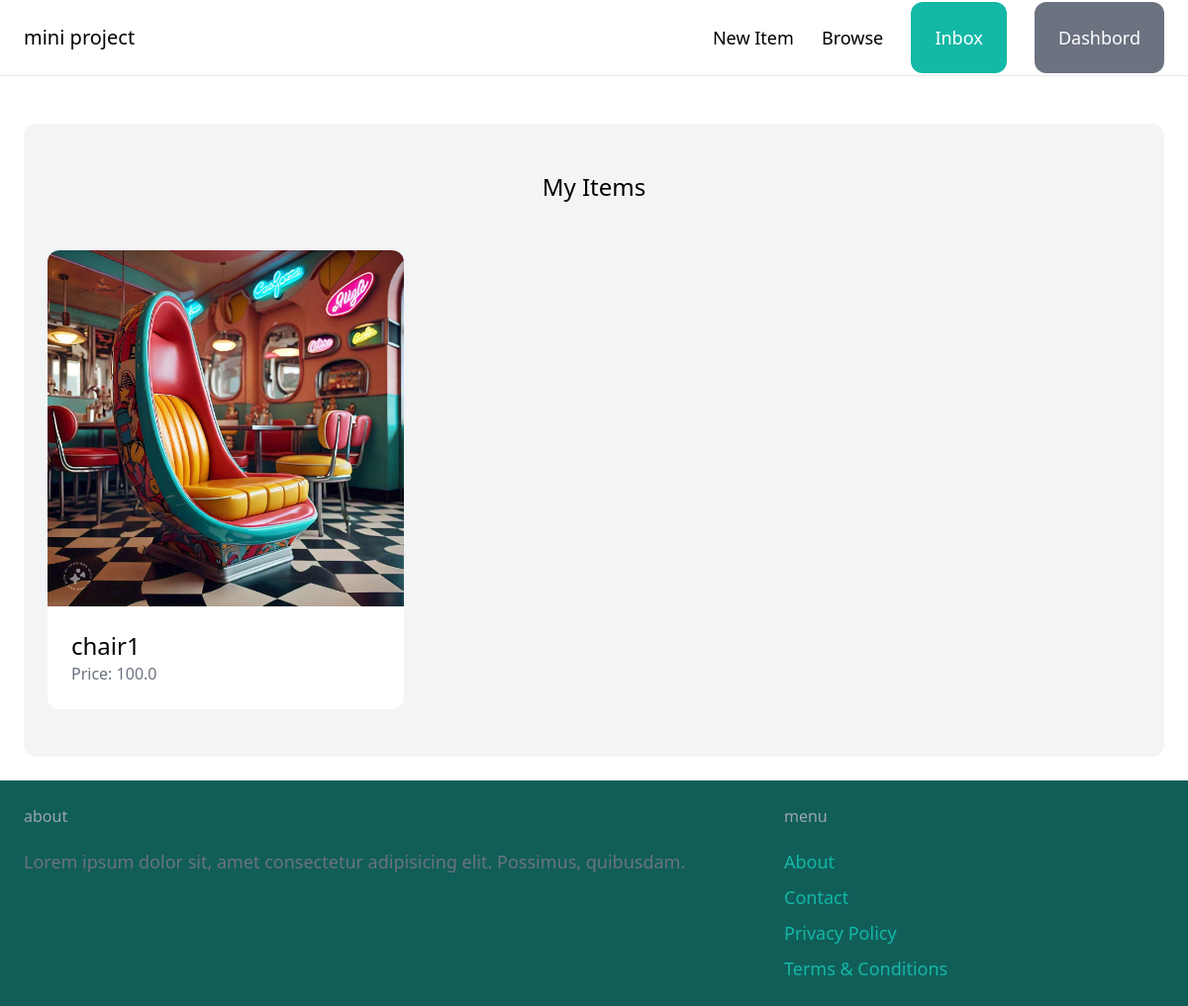
The page /dashboard/ (signed in) on the database its author committed.
### item/models.py (models this page shows, shortened)
class Item(models.Model):
    category = models.ForeignKey(Category, related_name='item', on_delete=models.CASCADE)
    name = models.CharField(max_length=255)
    description = models.TextField(blank=True, null=True)
    price = models.FloatField()
    image = models.ImageField(upload_to='item_image', blank=True, null=True)
    is_sold = models.BooleanField(default=False)
    created_by = models.ForeignKey(User, related_name='item', on_delete=models.CASCADE)
    created_at = models.DateTimeField(auto_now_add=True)

### dashboard/views.py (the view)
# urls.py: path('', views.index, name='index'),
@login_required
def index(request):
    items = Item.objects.filter(created_by=request.user)
    return render(request, 'dashboard/index.html', {
        'items': items,
    })

### dashboard/templates/dashboard/index.html (shortened to what this page needs)
{% extends 'core/base.html' %}
{% block content %}
    <div class="mt-6 px-6 py-12 bg-gray-100 rounded-xl">
        <h2  class="mb-12 text-2xl text-center">My Items</h2>
        <div class="grid grid-cols-3 gap-3">
            {% for item in items %}
                <div>
                    <a href="{% url 'item:detail' item.id %}">
                        <div>
                            <img src="{{ item.image.url  }}" class="rounded-t-xl">
                        </div>
                        <div class="p-6 bg-white rounded-b-xl">
                            <h2 class="text-2xl">{{ item.name }}</h2>
                            <p class="text-gray-500"> Price: {{ item.price }}</p>
                        </div>
                    </a>
                </div>
            {% endfor %}
        </div>
    </div>
{% endblock %}

### rows shown on the page
Item: image (picture), name "chair1", price "100.0"
